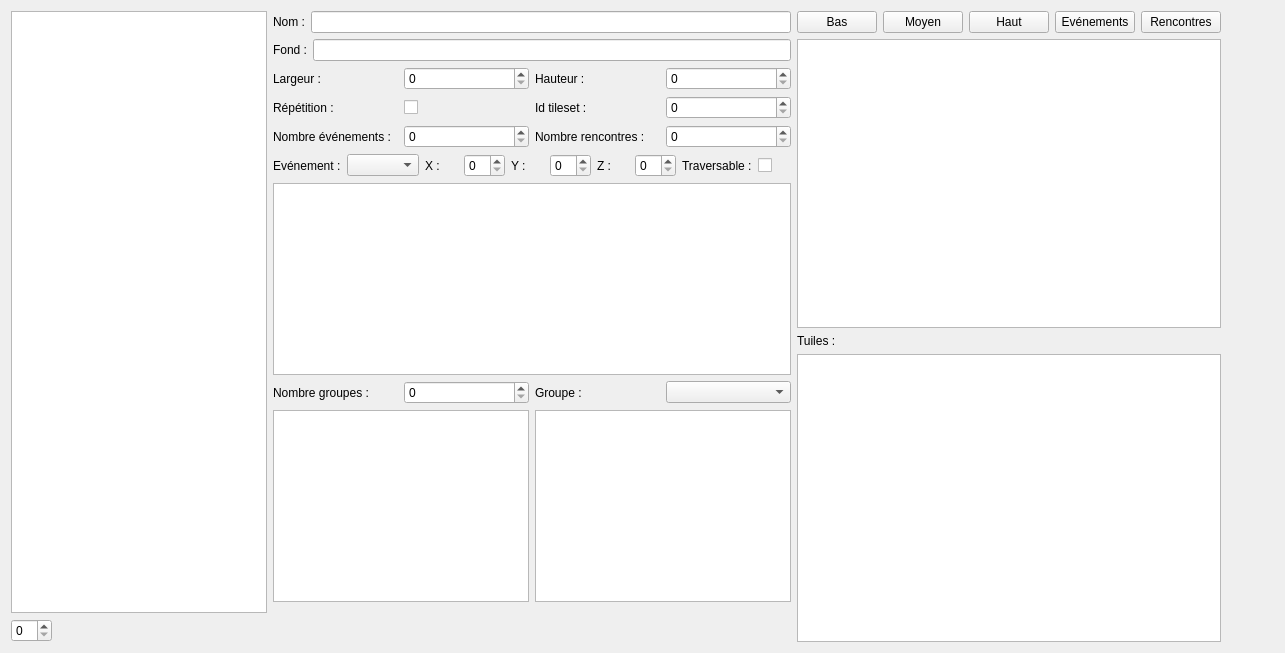
      <widget class="QWidget" name="tab_cartes">
       <attribute name="title">
        <string>Cartes</string>
       </attribute>
       <layout class="QHBoxLayout" name="horizontalLayout_12">
        <item>
         <layout class="QVBoxLayout" name="carte_list_verticalLayout">
          <item>
           <widget class="QListWidget" name="carte_listWidget"/>
          </item>
          <item>
           <layout class="QHBoxLayout" name="carte_spinBox_horizontalLayout">
            <item>
             <widget class="QSpinBox" name="carte_spinBox"/>
            </item>
            <item>
             <spacer name="carte_spinBox_horizontalSpacer">
              <property name="orientation">
               <enum>Qt::Horizontal</enum>
              </property>
              <property name="sizeHint" stdset="0">
               <size>
                <width>40</width>
                <height>20</height>
               </size>
              </property>
             </spacer>
            </item>
           </layout>
          </item>
         </layout>
        </item>
        <item>
         <layout class="QVBoxLayout" name="carte_verticalLayout">
          <item>
           <layout class="QHBoxLayout" name="carte_nom_horizontalLayout">
            <item>
             <widget class="QLabel" name="carte_nom_label">
              <property name="text">
               <string>Nom :</string>
              </property>
             </widget>
            </item>
            <item>
             <widget class="QLineEdit" name="carte_nom_lineEdit"/>
            </item>
           </layout>
          </item>
          <item>
           <layout class="QHBoxLayout" name="carte_fond_horizontalLayout">
            <item>
             <widget class="QLabel" name="carte_fond_label">
              <property name="text">
               <string>Fond :</string>
              </property>
             </widget>
            </item>
            <item>
             <widget class="QLineEdit" name="carte_fond_lineEdit"/>
            </item>
           </layout>
          </item>
          <item>
           <layout class="QGridLayout" name="carte_gridLayout">
            <item row="0" column="2">
             <widget class="QLabel" name="carte_hauteur_label">
              <property name="text">
               <string>Hauteur :</string>
              </property>
             </widget>
            </item>
            <item row="0" column="3">
             <widget class="QSpinBox" name="carte_hauteur_spinBox"/>
            </item>
            <item row="1" column="3">
             <widget class="QSpinBox" name="carte_tileset_spinBox">
              <property name="value">
               <number>0</number>
              </property>
             </widget>
            </item>
            <item row="1" column="0">
             <widget class="QLabel" name="carte_repetition_label">
              <property name="text">
               <string>Répétition :</string>
              </property>
             </widget>
            </item>
            <item row="1" column="2">
             <widget class="QLabel" name="carte_tileset_label">
              <property name="text">
               <string>Id tileset :</string>
              </property>
             </widget>
            </item>
            <item row="0" column="0">
             <widget class="QLabel" name="carte_largeur_label">
              <property name="text">
               <string>Largeur :</string>
              </property>
             </widget>
            </item>
            <item row="1" column="1">
             <widget class="QCheckBox" name="carte_repetition_checkBox">
              <property name="text">
               <string/>
              </property>
             </widget>
            </item>
            <item row="0" column="1">
             <widget class="QSpinBox" name="carte_largeur_spinBox"/>
            </item>
            <item row="2" column="0">
             <widget class="QLabel" name="carte_nombre_label">
              <property name="text">
               <string>Nombre événements : </string>
              </property>
             </widget>
            </item>
            <item row="2" column="2">
             <widget class="QLabel" name="carte_nombrerencontres_label">
              <property name="text">
               <string>Nombre rencontres :</string>
              </property>
             </widget>
            </item>
            <item row="2" column="1">
             <widget class="QSpinBox" name="carte_nombre_spinBox"/>
            </item>
            <item row="2" column="3">
             <widget class="QSpinBox" name="carte_nombrerencontres_spinBox"/>
            </item>
           </layout>
          </item>
          <item>
           <layout class="QHBoxLayout" name="carte_evenement_horizontalLayout">
            <item>
             <widget class="QLabel" name="carte_evenement_label">
              <property name="text">
               <string>Evénement :</string>
              </property>
             </widget>
            </item>
            <item>
             <widget class="QComboBox" name="carte_evenement_comboBox"/>
            </item>
            <item>
             <widget class="QLabel" name="carte_x_label">
              <property name="text">
               <string>X :</string>
              </property>
             </widget>
            </item>
            <item>
             <widget class="QSpinBox" name="carte_x_spinBox"/>
            </item>
            <item>
             <widget class="QLabel" name="carte_y_label">
              <property name="text">
               <string>Y :</string>
              </property>
             </widget>
            </item>
            <item>
             <widget class="QSpinBox" name="carte_y_spinBox"/>
            </item>
            <item>
             <widget class="QLabel" name="carte_z_label">
              <property name="text">
               <string>Z :</string>
              </property>
             </widget>
            </item>
            <item>
             <widget class="QSpinBox" name="carte_z_spinBox"/>
            </item>
            <item>
             <widget class="QLabel" name="carte_traversable_label">
              <property name="text">
               <string>Traversable :</string>
              </property>
             </widget>
            </item>
            <item>
             <widget class="QCheckBox" name="carte_traversable_checkBox">
              <property name="text">
               <string/>
              </property>
             </widget>
            </item>
           </layout>
          </item>
          <item>
           <widget class="QListWidget" name="carte_evenement_listWidget"/>
          </item>
          <item>
           <layout class="QHBoxLayout" name="carte_groupe_horizontalLayout">
            <item>
             <widget class="QLabel" name="carte_nombregroupes_label">
              <property name="text">
               <string>Nombre groupes :</string>
              </property>
             </widget>
            </item>
            <item>
             <widget class="QSpinBox" name="carte_nombregroupes_spinBox"/>
            </item>
            <item>
             <widget class="QLabel" name="carte_groupe_label">
              <property name="text">
               <string>Groupe :</string>
              </property>
             </widget>
            </item>
            <item>
             <widget class="QComboBox" name="carte_groupe_comboBox"/>
            </item>
           </layout>
          </item>
          <item>
           <layout class="QHBoxLayout" name="carte_rencontre_horizontalLayout">
            <item>
             <widget class="QListWidget" name="carte_rencontre_listWidget"/>
            </item>
            <item>
             <widget class="QListWidget" name="carte_groupe_listWidget"/>
            </item>
           </layout>
          </item>
          <item>
           <spacer name="carte_verticalSpacer">
            <property name="orientation">
             <enum>Qt::Vertical</enum>
            </property>
            <property name="sizeHint" stdset="0">
             <size>
              <width>20</width>
              <height>40</height>
             </size>
            </property>
           </spacer>
          </item>
         </layout>
        </item>
        <item>
         <layout class="QVBoxLayout" name="carte_tiles_verticalLayout">
          <item>
           <layout class="QHBoxLayout" name="carte_couches_horizontalLayout">
            <item>
             <widget class="QPushButton" name="carte_bas_pushButton">
              <property name="text">
               <string>Bas</string>
              </property>
             </widget>
            </item>
            <item>
             <widget class="QPushButton" name="carte_moyen_pushButton">
              <property name="text">
               <string>Moyen</string>
              </property>
             </widget>
            </item>
            <item>
             <widget class="QPushButton" name="carte_haut_pushButton">
              <property name="text">
               <string>Haut</string>
              </property>
             </widget>
            </item>
            <item>
             <widget class="QPushButton" name="carte_evenements_pushButton">
              <property name="text">
               <string>Evénements</string>
              </property>
             </widget>
            </item>
            <item>
             <widget class="QPushButton" name="carte_rencontres_pushButton">
              <property name="text">
               <string>Rencontres</string>
              </property>
             </widget>
            </item>
           </layout>
          </item>
          <item>
           <widget class="QGraphicsView" name="carte_graphicsView"/>
          </item>
          <item>
           <widget class="QLabel" name="carte_tiles_label">
            <property name="text">
             <string>Tuiles :</string>
            </property>
           </widget>
          </item>
          <item>
           <widget class="QListWidget" name="carte_tileset_listWidget"/>
          </item>
         </layout>
        </item>
        <item>
         <spacer name="carte_horizontalSpacer">
          <property name="orientation">
           <enum>Qt::Horizontal</enum>
          </property>
          <property name="sizeHint" stdset="0">
           <size>
            <width>40</width>
            <height>20</height>
           </size>
          </property>
         </spacer>
        </item>
        <item>
         <widget class="QLabel" name="carte_label">
          <property name="maximumSize">
           <size>
            <width>16777215</width>
            <height>500</height>
           </size>
          </property>
          <property name="text">
           <string/>
          </property>
         </widget>
        </item>
       </layout>
      </widget>
